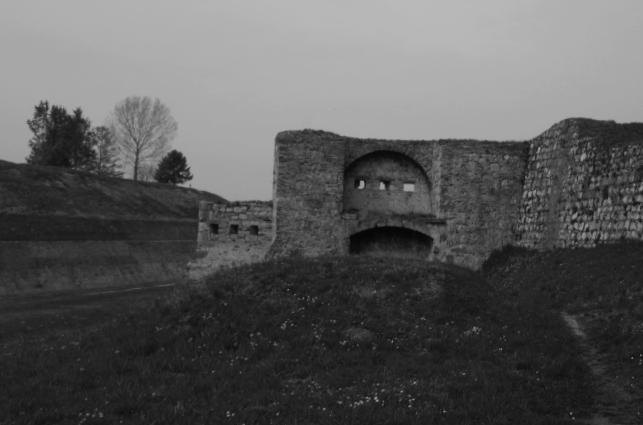
#> input picture disparity/cporta_left.png, 643 x 425 px, given in place of white_noise.png, which was not available; the run also reads 4 pictures not shown here
$ python main.py
#> lines starting #> are read from the running program, lines starting #| are printed output that depends on the picture; long printed decimals are rounded; pictures that were not available may be replaced by others from this repository, and a replacement may not be noted
### ex1_utils.py
import math

import numpy as np
import cv2
from matplotlib.colors import hsv_to_rgb


def gaussderiv(img, sigma):
    x = np.array(list(range(math.floor(-3.0 * sigma + 0.5), math.floor(3.0 * sigma + 0.5) + 1)))
    G = np.exp(-x**2 / (2 * sigma**2))
    G = G / np.sum(G)

    D = -2 * (x * np.exp(-x**2 / (2 * sigma**2))) / (np.sqrt(2 * math.pi) * sigma**3)
    D = D / (np.sum(np.abs(D)) / 2)

    Dx = cv2.sepFilter2D(img, -1, D, G)
    Dy = cv2.sepFilter2D(img, -1, G, D)

    return Dx, Dy

def gausssmooth(img, sigma):
    x = np.array(list(range(math.floor(-3.0 * sigma + 0.5), math.floor(3.0 * sigma + 0.5) + 1)))
    G = np.exp(-x**2 / (2 * sigma**2))
    G = G / np.sum(G)
    return cv2.sepFilter2D(img, -1, G, G)

def show_flow(U, V, ax, type='field', set_aspect=False):
    if type == 'field':
        scaling = 0.1
        u = cv2.resize(gausssmooth(U, 1.5), (0, 0), fx=scaling, fy=scaling)
        v = cv2.resize(gausssmooth(V, 1.5), (0, 0), fx=scaling, fy=scaling)

        x_ = (np.array(list(range(1, u.shape[1] + 1))) - 0.5) / scaling
        y_ = -(np.array(list(range(1, u.shape[0] + 1))) - 0.5) / scaling
        x, y = np.meshgrid(x_, y_)

        ax.quiver(x, y, -u * 5, v * 5)
        if set_aspect:
            ax.set_aspect(1.)
    elif type == 'magnitude':
        magnitude = np.sqrt(U**2 + V**2)
        ax.imshow(np.minimum(1, magnitude))
    elif type == 'angle':
        angle = np.arctan2(V, U) + math.pi
        im_hsv = np.concatenate((np.expand_dims(angle / (2 * math.pi), -1),
                                np.expand_dims(np.ones(angle.shape, dtype=np.float32), -1),
                                np.expand_dims(np.ones(angle.shape, dtype=np.float32), -1)), axis=-1)
        mag = np.sqrt(U**2 + V**2)
        ax.imshow(np.concatenate((hsv_to_rgb(im_hsv), mag.reshape(U.shape[0], U.shape[1], 1)), -1) )
    elif type == 'angle_magnitude':
        magnitude = np.sqrt(U**2 + V**2)
        angle = np.arctan2(V, U) + math.pi
        im_hsv = np.concatenate((np.expand_dims(angle / (2 * math.pi), -1),
                                np.expand_dims(np.minimum(1, magnitude), -1),
                                np.expand_dims(np.ones(angle.shape, dtype=np.float32), -1)), axis=-1)
        ax.imshow(hsv_to_rgb(im_hsv))
    else:
        print('Error: unknown optical flow visualization type.')
        exit(-1)

# [5 lines left out: function rotate_image, not called in this run]

### main.py
import time

import cv2
import numpy as np
import scipy
import matplotlib.pyplot as plt
import ex1_utils as utils
import matplotlib.image as img


def warp_flow(img, flow):
    h, w = flow.shape[:2]
    # flow = -flow
    flow[:, :, 0] += np.arange(w)
    flow[:, :, 1] += np.arange(h)[:, np.newaxis]
    res = cv2.remap(img, flow, None, cv2.INTER_LINEAR)
    return res


def upscale(u):
    return np.repeat(u, 2).reshape(u.shape[0], u.shape[1] * 2).T.repeat(2).reshape(2 * u.shape[1], 2 * u.shape[0]).T


def lucaskanade(im1, im2, N, harris=False, layers=1):
    # im1 − f i r s t image mat rix ( g r a y s c a l e )
    # im2 − sec ond image mat rix ( g r a y s c a l e )
    # n − s i z e o f the nei ghb o rh o od (N x N)
    # TODO : the a l g o ri t h m

    # TODO PYRAMIDAL
    if layers > 1:
        a = im1.shape[1]
        b = im1.shape[0]
        c = im2.shape[1]
        d = im2.shape[0]
        v = np.array((a,b,c,d))
        for i in range(layers):
            v = (v / 2).astype(np.int32)
        v *= (2 ** (layers))
        im1 = cv2.resize(im1, (v[0], v[1]))
        im2 = cv2.resize(im2, (v[2], v[3]))


    im1 = im1.astype(np.float32) / np.max(im1)
    im2 = im2.astype(np.float32) / np.max(im2)

    sigma = 1
    ims = []
    for i in range(layers):
        im1 = utils.gausssmooth(im1, sigma)
        im2 = utils.gausssmooth(im2, sigma)
        im1 = im1[np.arange(0, im1.shape[0], 2), :][:, np.arange(0, im1.shape[1], 2)]
        im2 = im2[np.arange(0, im2.shape[0], 2), :][:, np.arange(0, im2.shape[1], 2)]
        ims.append((im1, im2))

    prev_v = np.zeros((ims[-1][0].shape[0], ims[-1][0].shape[1]))
    prev_u = np.zeros((ims[-1][0].shape[0], ims[-1][0].shape[1]))

    im1, im2 = ims[-1]
    for i in reversed(range(layers)):
        im1, _ = ims[i]
        # dt = dt * (dt > 0)
        dt = im2 - im1
        dx, dy = utils.gaussderiv(im1, sigma)
        neighbourhood_size = N

        sumdxdy = cv2.filter2D(dx * dy, -1, np.ones((neighbourhood_size, neighbourhood_size)), borderType=cv2.BORDER_REFLECT)
        sumdxdt = cv2.filter2D(dx * dt, -1, np.ones((neighbourhood_size, neighbourhood_size)), borderType=cv2.BORDER_REFLECT)
        sumdydt = cv2.filter2D(dy * dt, -1, np.ones((neighbourhood_size, neighbourhood_size)), borderType=cv2.BORDER_REFLECT)
        sumdx2 = cv2.filter2D(dx ** 2, -1, np.ones((neighbourhood_size, neighbourhood_size)), borderType=cv2.BORDER_REFLECT)
        sumdy2 = cv2.filter2D(dy ** 2, -1, np.ones((neighbourhood_size, neighbourhood_size)), borderType=cv2.BORDER_REFLECT)
        D = sumdx2 * sumdy2 - sumdxdy ** 2
        u = -np.divide(sumdy2 * sumdxdt - sumdxdy * sumdydt, D, out=np.zeros_like(D), where=D != 0)
        v = -np.divide(sumdx2 * sumdydt - sumdxdy * sumdxdt, D, out=np.zeros_like(D), where=D != 0)

        # [6 lines of commented-out code are left out]
        h = 2
        prev_u = (u + prev_u * h)
        prev_v = (v + prev_v * h)
        prev_u = upscale(prev_u)
        prev_v = upscale(prev_v)
        flow = np.stack((prev_u, prev_v), axis=-1).astype(np.float32)
        if i != 0:
            im2 = 0.5 * (warp_flow(ims[i - 1][0], flow) + ims[i-1][1])


    # [14 lines of commented-out code are left out]
    return prev_u, prev_v


def hornschunck(im1, im2, n_iters, lmbd, initial=False, epsilon=None, layers=4, early_stop=False, neigh=11):
    # im1 − f i r s t image mat rix ( g r a y s c a l e )
    # im2 − sec ond image ma t rix ( g r a y s c a l e )
    # n_i t e r s − number o f i t e r a t i o n s ( t r y s e v e r a l hundred )
    # lmbd − parameter
    # TODO
    ...
    im1 = im1.astype(np.float32)
    im2 = im2.astype(np.float32)

    a = im1.shape[1]
    b = im1.shape[0]
    c = im2.shape[1]
    d = im2.shape[0]
    v = np.array((a, b, c, d))
    for i in range(layers):
        v = (v / 2).astype(np.int32)
    v *= (2 ** (layers))
    im1 = cv2.resize(im1, (v[0], v[1]))
    im2 = cv2.resize(im2, (v[2], v[3]))

    dx = cv2.filter2D(im1, -1, np.array([[-0.5, 0.5], [-0.5, 0.5]]))
    dy = cv2.filter2D(im1, -1, np.array([[-0.5, -0.5], [0.5, 0.5]]))
    dt = cv2.filter2D(im2 - im1, -1, np.ones((2, 2)) / 4.0)

    sigma = 1
    im1 = utils.gausssmooth(im1, sigma)
    im2 = utils.gausssmooth(im2, sigma)
    # dt = dt * (dt > 0)
    dt = im2 - im1
    # dt = cv2.filter2D(im2 - im1, -1, np.ones((2,2)) / 4.0)
    dx, dy = utils.gaussderiv(im1, sigma)
    if not initial:
        u = np.zeros(im1.shape)
        v = np.zeros(im1.shape)
    else:
        u, v = lucaskanade(im1, im2, neigh, layers=layers)
    ld = np.array([[0, 0.25, 0], [0.25, 0, 0.25], [0, 0.25, 0]])
    if epsilon is None:
        epsilon = i1.shape[0] * i1.shape[1] / (8000 * 2 / 5)
    D = lmbd + dx ** 2 + dy ** 2
    for i in range(n_iters):
        ua = cv2.filter2D(u, -1, ld)
        va = cv2.filter2D(v, -1, ld)
        P = dx * ua + dy * va + dt
        un = ua - np.divide(dx * P, D, out=np.zeros_like(D), where=D != 0)
        vn = va - np.divide(dy * P, D, out=np.zeros_like(D), where=D != 0)
        # print(np.abs(un - u).sum() + np.abs(vn - v).sum())
        if early_stop and (np.abs(un - u).sum() + np.abs(vn - v).sum()) < epsilon:
            print(i, "Iterations before convergence to epsilon", epsilon)
            break
        if i % 100 == 0:
            print(i, np.abs(un - u).sum() + np.abs(vn - v).sum(), epsilon)
        u = un
        v = vn
    return u, v


def rotate_image(image, angle):
    image_center = tuple(np.array(image.shape[1::-1]) / 2)
    rot_mat = cv2.getRotationMatrix2D(image_center, angle, 1.0)
    result = cv2.warpAffine(image, rot_mat, image.shape[1::-1], flags=cv2.INTER_LINEAR)
    return result


def square_subplots(fig, ax):
    rows, cols = ax[0, 0].get_subplotspec().get_gridspec().get_geometry()
    l = fig.subplotpars.left
    r = fig.subplotpars.right
    t = fig.subplotpars.top
    b = fig.subplotpars.bottom
    wspace = fig.subplotpars.wspace
    hspace = fig.subplotpars.hspace
    figw, figh = fig.get_size_inches()

    axw = figw * (r - l) / (cols + (cols - 1) * wspace)
    axh = figh * (t - b) / (rows + (rows - 1) * hspace)
    axs = min(axw, axh)
    w = (1 - axs / figw * (cols + (cols - 1) * wspace)) / 2.
    h = (1 - axs / figh * (rows + (rows - 1) * hspace)) / 2.
    fig.subplots_adjust(bottom=h, top=1 - h, left=w, right=1 - w)


def plot_imgs(i1, i2, name):
    # fig, ax = plt.subplots(1, 2)
    # ax[0].imshow(i1)
    # ax[1].imshow(test)
    # plt.show()
    neigh = 15
    layer=2
    start = time.time()
    u, v = lucaskanade(i1, i2, neigh, layers=layer)
    print("LK Duration:", time.time() - start, "seconds")
    fig, ax = plt.subplots(2, 2, figsize=(6, 6))

    #fig.suptitle(name)
    #utils.show_flow(u, v, ax[1, 0])
    utils.show_flow(u, v, ax[1, 0], type="angle_magnitude")

    start = time.time()
    u, v = hornschunck(i1, i2, 1000, 100000, initial=True, layers=4, neigh=19, early_stop=False)
    print("HS Duration:", time.time() - start, "seconds")
    #utils.show_flow(u, v, ax[1, 1])
    utils.show_flow(u, v, ax[1, 1], type="angle_magnitude")

    ax[0, 0].imshow(i1)
    ax[0, 1].imshow(i2)
    #square_subplots(fig, ax)
    plt.tight_layout()
    plt.show()


def create_circular_mask(h, w, center=None, radius=None):
    if center is None:  # use the middle of the image
        center = (int(w / 2), int(h / 2))
    if radius is None:  # use the smallest distance between the center and image walls
        radius = min(center[0], center[1], w - center[0], h - center[1])

    Y, X = np.ogrid[:h, :w]
    dist_from_center = np.sqrt((X - center[0]) ** 2 + (Y - center[1]) ** 2)

    mask = dist_from_center <= radius
    return mask


if __name__ == "__main__":
    i0 = cv2.imread("./white_noise.png", cv2.IMREAD_GRAYSCALE)
#> i0 is the input picture: shape (425, 643); min 5, max 186, mean 88.8
    i0[100, :] = 0
    i0[:, 80] = 0
    i1 = i0[:197, :197]
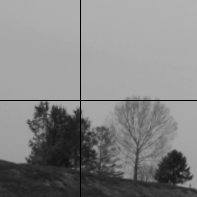
#> i1: shape (197, 197); min 0, max 181, mean 132.5
    i1 = i1.astype(np.float32)
    m = i1.max()
#> m = 181
    i1 = i1 / m
    noise2 = np.atleast_2d(np.tile(np.array((0, 1)), 15))
    noise2 = noise2.T.dot(noise2)
    i1[45:75, 45:75] = noise2
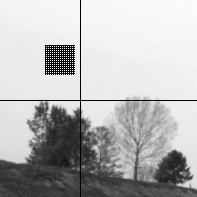
#> i1: shape (197, 197) float32; min 0, max 1, mean 0.716

    i2 = i0[3:, 3:]

    i2 = i2.astype(np.float32)
    i2 = i2 / m
    i2[47:77, 47:77] = noise2
#> i2: shape (422, 640) float32; min 0, max 1.03, mean 0.482

    # plot_imgs(i1, i2)

    i1 = np.random.randint(0, 255, (200, 200)).astype(np.uint8)
    i1 = (i1.astype(np.float32) / np.max(i1))

    #i1[190, :] = 1
    i2 = rotate_image(i1, 1)
    # [15 lines of commented-out code are left out]


    i1 = cv2.imread(f"./collision/{'{:08d}'.format(80)}.jpg", cv2.IMREAD_GRAYSCALE)
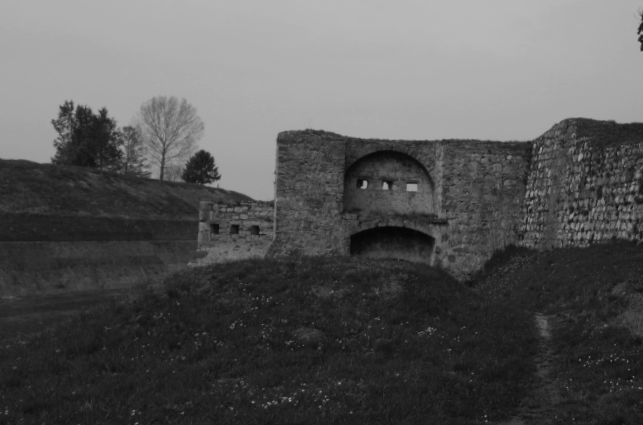
#> input picture disparity/cporta_right.png, 643 x 425 px, given in place of 00000080.jpg, which was not available
#> i1 is the input picture: shape (425, 643); min 5, max 185, mean 88.1
    i2 = cv2.imread(f"./collision/{'{:08d}'.format(82)}.jpg", cv2.IMREAD_GRAYSCALE)
    #plot_imgs(i1, i2, "Collision")

    i1 = cv2.imread(f"./disparity/cporta_left.png", cv2.IMREAD_GRAYSCALE)
    i2 = cv2.imread(f"./disparity/cporta_right.png", cv2.IMREAD_GRAYSCALE)
    plot_imgs(i1, i2, "Cporta")
#> after the loop in lucaskanade, `for i in range(layers):`:
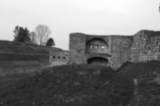
#> im2: shape (106, 160) float32; min 0.0454, max 0.997, mean 0.479
#> after the loop in lucaskanade, `for i in range(layers):`: ims = 2 items
#> after the loop in lucaskanade, `for i in reversed(range(layers)):`:
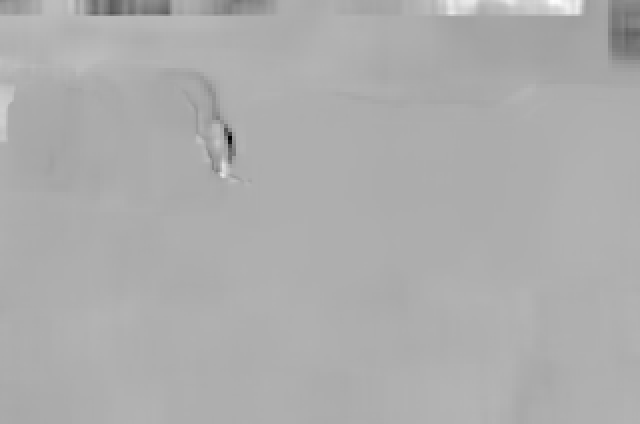
#> prev_u: shape (424, 640) float64; min -90.6, max 41.46, mean -0.8; drawn with min black and max white
#> in show_flow, `im_hsv = np.concatenate((np.expand_dims(angle / (2 * math.pi), -1), np..`:
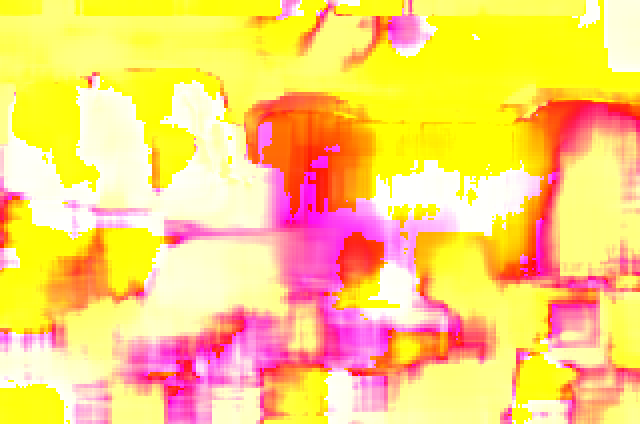
#> im_hsv: shape (424, 640, 3) float64; mean of channels 0, 1, 2 0.452, 0.827, 1; drawn as B, G, R
#> call 3 of gaussderiv, with sigma = 1
#> in gaussderiv (call 3), `Dy = cv2.sepFilter2D(img, -1, G, D)`:
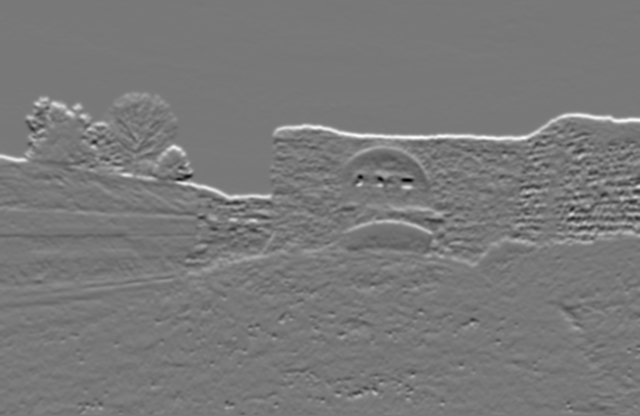
#> Dy: shape (416, 640) float32; min -74.22, max 83.21, mean 1; drawn with min black and max white
#> the loop in hornschunck, `for i in range(n_iters):` made 1000 passes
#| 0 79786.418 85.398
#| 100 2654.614 85.398
#| 200 1938.133 85.398
#| 300 1612.587 85.398
#| 400 1414.090 85.398
#| 500 1274.302 85.398
#| 600 1167.661 85.398
#| 700 1081.778 85.398
#> (further printed lines are left out)

    i1 = cv2.imread(f"./disparity/office_left.png", cv2.IMREAD_GRAYSCALE)
    i2 = cv2.imread(f"./disparity/office_right.png", cv2.IMREAD_GRAYSCALE)
    #plot_imgs(i1, i2, "office1")
    i1 = cv2.imread(f"./disparity/office2_left.png", cv2.IMREAD_GRAYSCALE)
    i2 = cv2.imread(f"./disparity/office2_right.png", cv2.IMREAD_GRAYSCALE)


    #plot_imgs(i1, i2, "office2")
